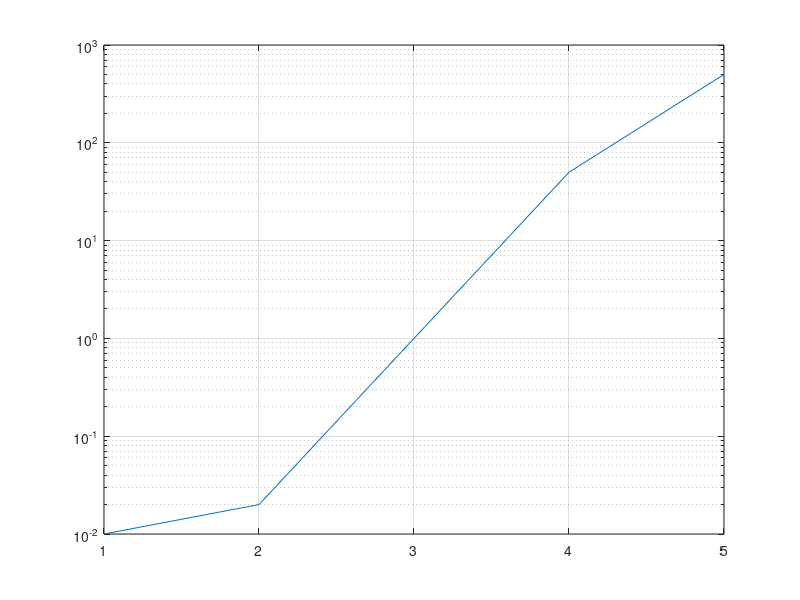

This chart was generated by the following MATLAB code:
y = [0.01 0.02 1 50 500];
% create only one coordinate vector
semilogy(y)
% plot the coordinates against the values 1:length(y)
grid on
% show the grid lines